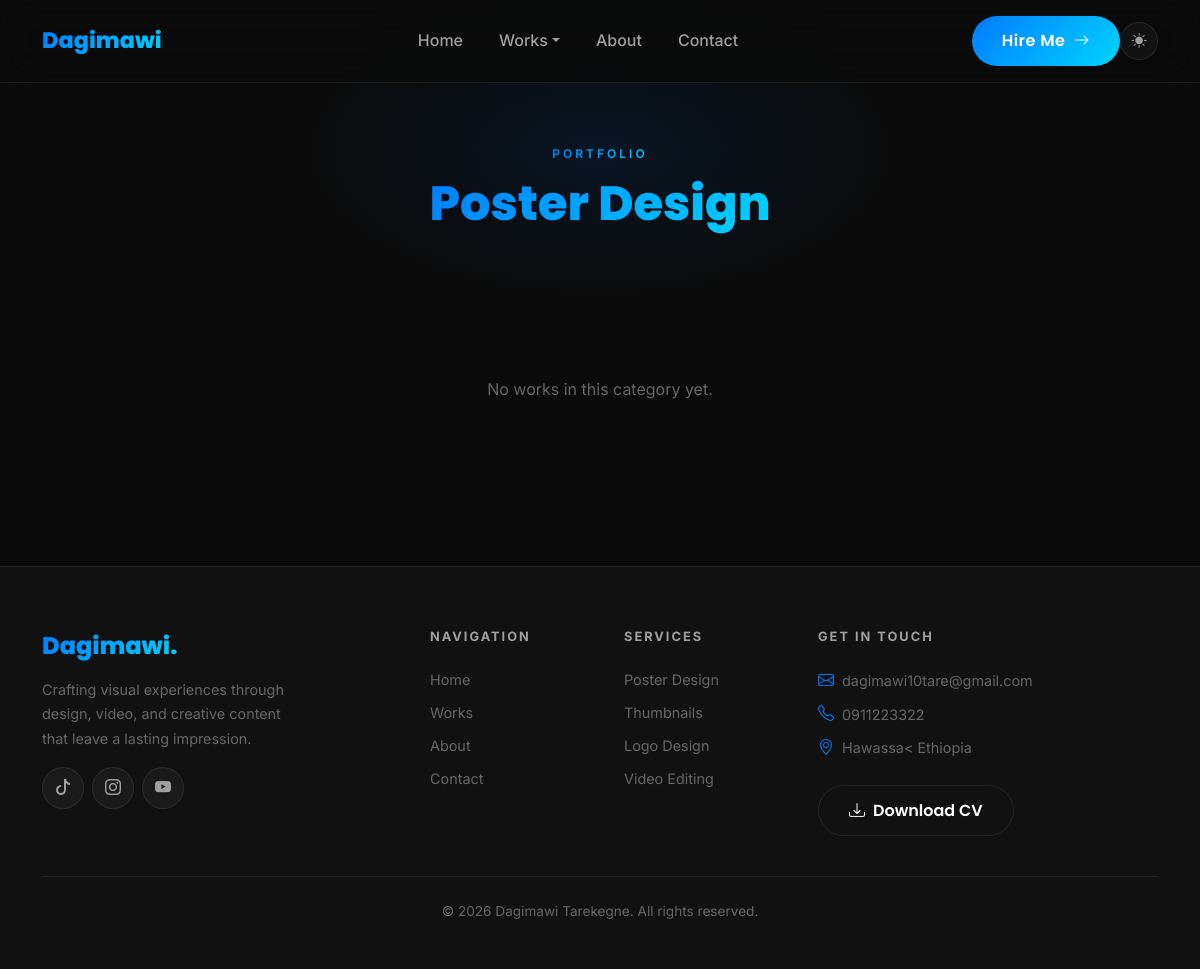
Page /works/category/poster-design/ on the committed database.
### portfolio/models.py (models this page shows, shortened)
class PortfolioCategory(models.Model):
    name = models.CharField(max_length=100)
    slug = models.SlugField(unique=True)
    cover_image = models.ImageField(upload_to='categories/', blank=True, null=True)
    order = models.PositiveIntegerField(default=0)
    class Meta:
        ordering = ['order']
        verbose_name_plural = "Portfolio Categories"

class SocialLink(models.Model):
    PLATFORM_CHOICES = [
        ('facebook', 'Facebook'),
        ('instagram', 'Instagram'),
        ('tiktok', 'TikTok'),
        ('telegram', 'Telegram'),
        ('linkedin', 'LinkedIn'),
        ('behance', 'Behance'),
        ('youtube', 'YouTube'),
        ('other', 'Other'),
    ]
    platform = models.CharField(max_length=50, choices=PLATFORM_CHOICES)
    url = models.URLField()
    icon = models.CharField(max_length=100, blank=True, help_text="Bootstrap icon class")
    order = models.PositiveIntegerField(default=0)
    class Meta:
        ordering = ['order']

class ContactInfo(models.Model):
    email = models.EmailField(blank=True)
    phone = models.CharField(max_length=30, blank=True)
    address = models.TextField(blank=True)
    class Meta:
        verbose_name = "Contact Info"
        verbose_name_plural = "Contact Info"

### portfolio/views.py (the view)
# urls.py: path('works/category/<slug:slug>/', views.category_works, name='category_works'),
def category_works(request, slug):
    category = get_object_or_404(PortfolioCategory, slug=slug)
    works_qs = PortfolioWork.objects.filter(category=category, is_visible=True)
    return render(request, 'portfolio/category_works.html', {
        'category': category, 'works': works_qs, 'page_title': category.name,
    })

### portfolio/context_processors.py (called while the page is built)
def global_context(request):
    social_links = SocialLink.objects.all()
    contact_info = ContactInfo.objects.first()
    unread_messages = ContactMessage.objects.filter(is_read=False).count()
    now = timezone.now()
    announcement = Announcement.objects.filter(
        is_active=True,
        start_date__lte=now
    ).filter(
        end_date__isnull=True
    ).first() or Announcement.objects.filter(
        is_active=True,
        start_date__lte=now,
        end_date__gte=now
    ).first()
    return {
        'social_links': social_links,
        'contact_info': contact_info,
        'active_announcement': announcement,
        'unread_messages_count': unread_messages,
    }

### portfolio/templates/portfolio/category_works.html (shortened to what this page needs)
{% extends 'portfolio/base.html' %}
{% load static %}
{% block content %}
<section class="page-hero">
  <div class="container text-center">
    <div class="section-label">Portfolio</div>
    <h1 class="section-title fade-up"><span>{{ category.name }}</span></h1>
  </div>
</section>
<section style="padding:0 0 100px;">
  <div class="container">
    <div class="row g-4">
      {% for work in works %}
      <div class="col-md-6 col-lg-4 fade-up" style="transition-delay:{{ forloop.counter0 }}00ms">
        <a href="{% url 'portfolio:work_detail' work.pk %}" class="portfolio-card d-block text-decoration-none">
          <div class="card-img-wrapper">
            {% if work.cover_image %}<img src="{{ work.cover_image.url }}" alt="{{ work.title }}" loading="lazy">{% endif %}
            <div class="card-overlay"><span class="btn-gradient px-4 py-2 rounded-pill">View Project</span></div>
          </div>
          <div class="card-body">
            <div class="card-title">{{ work.title }}</div>
          </div>
        </a>
      </div>
      {% empty %}
      <div class="col-12 text-center py-5"><p style="color:var(--text-muted)">No works in this category yet.</p></div>
      {% endfor %}
    </div>
  </div>
</section>
{% endblock %}

### portfolio/templates/portfolio/base.html (shortened to what this page needs)
{% load static %}
<!DOCTYPE html>
<html lang="en">
<head>
  <link href="https://cdn.jsdelivr.net/npm/bootstrap@5.3.2/dist/css/bootstrap.min.css" rel="stylesheet">
  <link rel="stylesheet" href="https://cdn.jsdelivr.net/npm/bootstrap-icons@1.11.3/font/bootstrap-icons.min.css">
  <link rel="stylesheet" href="{% static 'portfolio/css/main.css' %}">
</head>
<body>
<nav class="navbar navbar-expand-lg">
  <div class="container">
    <a class="navbar-brand" href="{% url 'portfolio:home' %}">Dagimawi<span style="opacity:0.5">.</span></a>
    <div class="d-flex align-items-center gap-2 order-lg-last">
      <button class="p-3 theme-toggle" id="themeToggle" title="Toggle theme"></button>
    </div>
    <div class="collapse navbar-collapse" id="navMenu">
      <ul class="navbar-nav mx-auto gap-1">
        <li class="nav-item"><a class="nav-link {% if request.resolver_match.url_name == 'home' %}active{% endif %}" href="{% url 'portfolio:home' %}">Home</a></li>
        <li class="nav-item dropdown">
          <a class="nav-link dropdown-toggle" href="#" data-bs-toggle="dropdown">Works</a>
        </li>
        <li class="nav-item"><a class="nav-link {% if request.resolver_match.url_name == 'about' %}active{% endif %}" href="{% url 'portfolio:about' %}">About</a></li>
        <li class="nav-item"><a class="nav-link {% if request.resolver_match.url_name == 'contact' %}active{% endif %}" href="{% url 'portfolio:contact' %}">Contact</a></li>
      </ul>
      <a href="{% url 'portfolio:contact' %}" class="btn-gradient d-none d-lg-inline-flex align-items-center gap-2">Hire Me <i class="bi bi-arrow-right"></i></a>
    </div>
  </div>
</nav>
<main>{% block content %}{% endblock %}</main>
<footer class="footer">
  <div class="container">
    <div class="row g-5">
      <div class="col-lg-4">
        <div class="footer-brand">Dagimawi.</div>
        <p class="footer-desc">Crafting visual experiences through design, video, and creative content that leave a lasting impression.</p>
        <div class="d-flex gap-2 mt-3">
          {% for link in social_links %}
          <a href="{{ link.url }}" target="_blank" rel="noopener" class="social-icon-link">
            {% if link.platform == 'facebook' %}<i class="bi bi-facebook"></i>
            {% elif link.platform == 'instagram' %}<i class="bi bi-instagram"></i>
            {% elif link.platform == 'tiktok' %}<i class="bi bi-tiktok"></i>
            {% elif link.platform == 'telegram' %}<i class="bi bi-telegram"></i>
            {% elif link.platform == 'linkedin' %}<i class="bi bi-linkedin"></i>
            {% elif link.platform == 'behance' %}<i class="bi bi-behance"></i>
            {% elif link.platform == 'youtube' %}<i class="bi bi-youtube"></i>
            {% else %}<i class="bi bi-link-45deg"></i>{% endif %}
          </a>
          {% endfor %}
        </div>
      </div>
      <div class="col-6 col-lg-2">
        <div class="footer-heading">Navigation</div>
        <a href="{% url 'portfolio:home' %}" class="footer-link">Home</a>
        <a href="{% url 'portfolio:works' %}" class="footer-link">Works</a>
        <a href="{% url 'portfolio:about' %}" class="footer-link">About</a>
        <a href="{% url 'portfolio:contact' %}" class="footer-link">Contact</a>
      </div>
      <div class="col-6 col-lg-2">
        <div class="footer-heading">Services</div>
        <a href="{% url 'portfolio:poster_design' %}" class="footer-link">Poster Design</a>
        <a href="{% url 'portfolio:thumbnail_design' %}" class="footer-link">Thumbnails</a>
        <a href="{% url 'portfolio:logo_design' %}" class="footer-link">Logo Design</a>
        <a href="{% url 'portfolio:video_editing' %}" class="footer-link">Video Editing</a>
      </div>
      <div class="col-lg-4">
        <div class="footer-heading">Get In Touch</div>
        {% if contact_info %}
          {% if contact_info.email %}<div class="d-flex align-items-center gap-2 mb-2"><i class="bi bi-envelope" style="color:var(--accent-blue)"></i><a href="mailto:{{ contact_info.email }}" class="footer-link mb-0">{{ contact_info.email }}</a></div>{% endif %}
          {% if contact_info.phone %}<div class="d-flex align-items-center gap-2 mb-2"><i class="bi bi-telephone" style="color:var(--accent-blue)"></i><span class="footer-link mb-0">{{ contact_info.phone }}</span></div>{% endif %}
          {% if contact_info.address %}<div class="d-flex align-items-center gap-2"><i class="bi bi-geo-alt" style="color:var(--accent-blue)"></i><span class="footer-link mb-0">{{ contact_info.address }}</span></div>{% endif %}
        {% endif %}
        <a href="{% url 'portfolio:download_cv' %}" class="btn-outline-glow mt-4 d-inline-flex align-items-center gap-2"><i class="bi bi-download"></i> Download CV</a>
      </div>
    </div>
    <div class="footer-bottom"><p>&copy; {% now "Y" %} Dagimawi Tarekegne. All rights reserved.</p></div>
  </div>
</footer>
</body>
</html>

### rows in the picture
PortfolioCategory: name "Poster Design"
SocialLink: platform "tiktok" (drawn)
SocialLink: platform "instagram" (drawn)
SocialLink: platform "youtube" (drawn)
ContactInfo: email "dagimawi10tare@gmail.com", phone "0911223322", address "Hawassa< Ethiopia"
